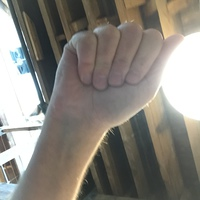
#> input picture dataset/A/A0002_test.jpg, 200 x 200 px
$ python task7.py
#> lines starting #> are read from the running program, lines starting #| are printed output that depends on the picture
# ============================================================
# DIGITAL IMAGE PROCESSING - TASK 7
# REGION GROWING, REGION SPLITTING AND REGION MERGING
# VS CODE VERSION
# ============================================================

import cv2
import numpy as np
import matplotlib.pyplot as plt
import time
from collections import deque


# ============================================================
# TASK 1 - INPUT IMAGE
# ============================================================

print("=" * 65)
print("DIGITAL IMAGE PROCESSING - TASK 7")
print("REGION GROWING, SPLITTING AND MERGING")
print("=" * 65)

print("\nEnter the path of the ORIGINAL image.")
print("Example: images/original.jpg")
print("The original image must be used, not a filtered image.\n")

image_path = input("Enter image path: ").strip()
#> the answer given: dataset/A/A0002_test.jpg

# Read image
original = cv2.imread(image_path)
#> original is the input picture: shape (200, 200, 3); mean B, G, R 124.5, 132, 136.3

if original is None:
    raise FileNotFoundError(
        "\nERROR: Image could not be loaded.\n"
        "Check that the path and filename are correct."
    )

# Convert BGR to RGB
original_rgb = cv2.cvtColor(
    original,
    cv2.COLOR_BGR2RGB
)

# Convert ORIGINAL image directly to grayscale
gray = cv2.cvtColor(
    original,
    cv2.COLOR_BGR2GRAY
)
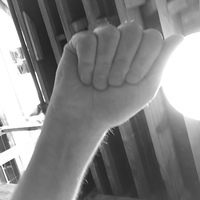
#> gray: shape (200, 200); min 29, max 255, mean 132.4

height, width = gray.shape
#> height = 200; width = 200


# ============================================================
# IMAGE INFORMATION
# ============================================================

print("\n" + "=" * 65)
print("INPUT IMAGE INFORMATION")
print("=" * 65)

print("Image dimensions :", width, "x", height)
#| Image dimensions : 200 x 200
print("Minimum intensity:", gray.min())
#| Minimum intensity: 29
print("Maximum intensity:", gray.max())
#| Maximum intensity: 255
print("Mean intensity   :", round(gray.mean(), 2))
#| Mean intensity   : 132.43


# ============================================================
# DISPLAY ORIGINAL AND GRAYSCALE
# ============================================================

plt.figure(figsize=(14, 6))

plt.subplot(1, 2, 1)
plt.imshow(original_rgb)
plt.title(
    "Original Input Image",
    fontsize=14,
    fontweight="bold"
)
plt.axis("off")

plt.subplot(1, 2, 2)
plt.imshow(gray, cmap="gray")
plt.title(
    "Grayscale Image",
    fontsize=14,
    fontweight="bold"
)
plt.axis("off")

plt.tight_layout()
plt.show()
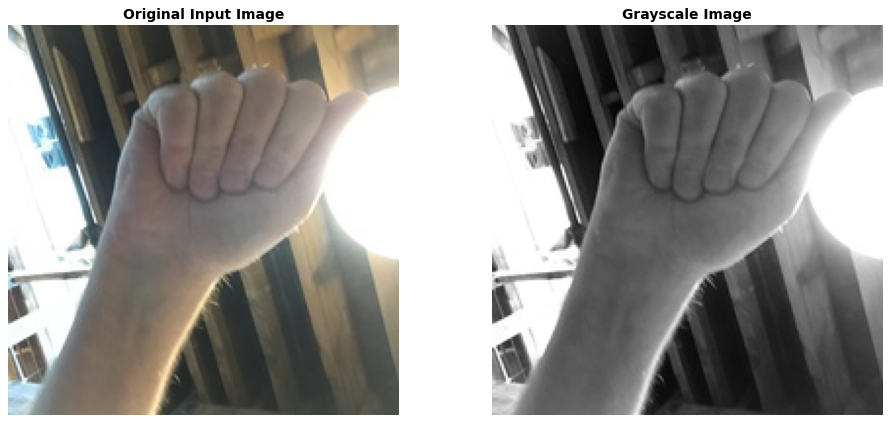
#> figure drawn by matplotlib, 2 panels


# ============================================================
# SELECT SEED POINT
# ============================================================

print("\n" + "=" * 65)
print("SEED POINT SELECTION")
print("=" * 65)

print(
    "\nYou can enter a seed point manually."
    "\nPress ENTER to automatically select the centre."
)

#> (the run stopped early here; a loop or call above may not have finished)

$ run again, on dataset/A/A0006_test.jpg
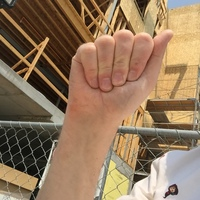
#> input picture dataset/A/A0006_test.jpg, 200 x 200 px
#> original is the input picture: shape (200, 200, 3); mean B, G, R 92.6, 119.8, 147
#> `gray = cv2.cvtColor( original, cv2.COLOR_BGR2GRAY )`:
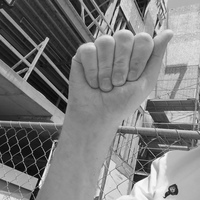
#> gray: shape (200, 200); min 1, max 252, mean 124.8
#| Image dimensions : 200 x 200
#| Minimum intensity: 1
#| Maximum intensity: 252
#| Mean intensity   : 124.83
#> `plt.show()`:
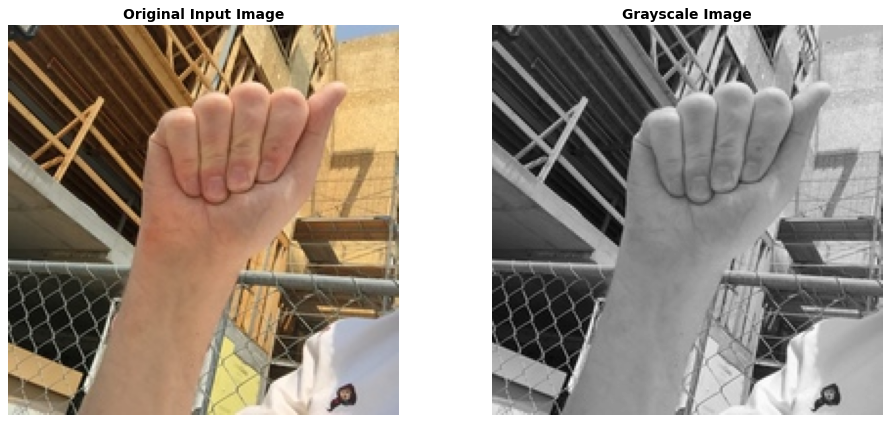
#> figure drawn by matplotlib, 2 panels

$ run again, on dataset/A/A0007_test.jpg
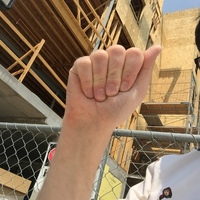
#> input picture dataset/A/A0007_test.jpg, 200 x 200 px
#> original is the input picture: shape (200, 200, 3); mean B, G, R 91.4, 118.2, 144.2
#> `gray = cv2.cvtColor( original, cv2.COLOR_BGR2GRAY )`:
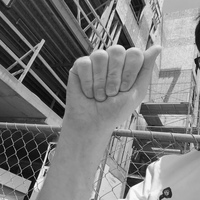
#> gray: shape (200, 200); min 1, max 254, mean 123
#| Image dimensions : 200 x 200
#| Minimum intensity: 1
#| Maximum intensity: 254
#| Mean intensity   : 122.97
#> `plt.show()`:
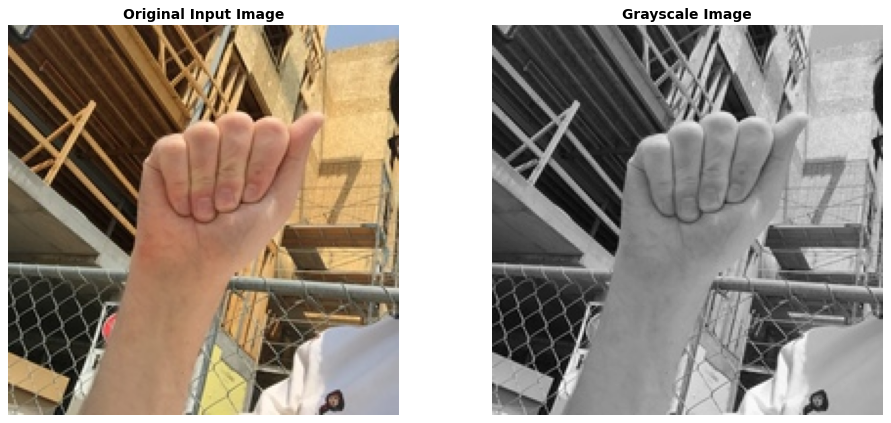
#> figure drawn by matplotlib, 2 panels

$ run again, on dataset/A/A0009_test.jpg
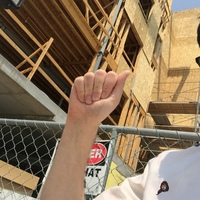
#> input picture dataset/A/A0009_test.jpg, 200 x 200 px
#> original is the input picture: shape (200, 200, 3); mean B, G, R 90.8, 117.2, 139.9
#> `gray = cv2.cvtColor( original, cv2.COLOR_BGR2GRAY )`:
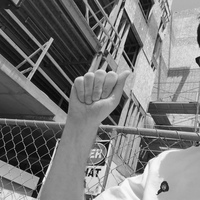
#> gray: shape (200, 200); min 1, max 253, mean 121
#| Image dimensions : 200 x 200
#| Minimum intensity: 1
#| Maximum intensity: 253
#| Mean intensity   : 120.96
#> `plt.show()`:
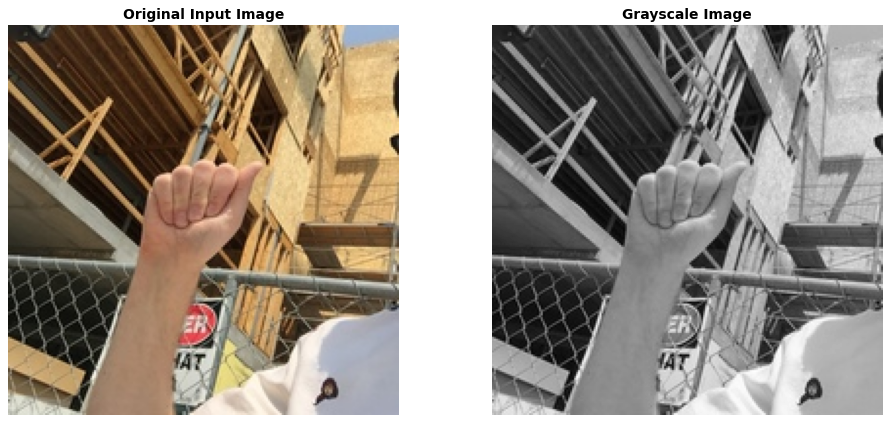
#> figure drawn by matplotlib, 2 panels
